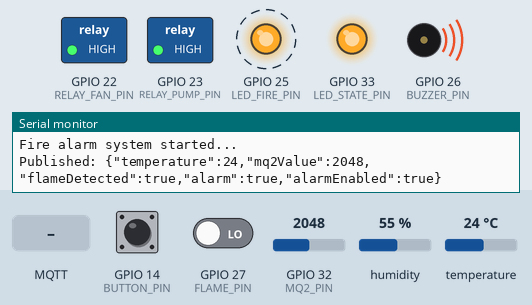
The sketch below on a simulated ESP32. Parts: switched loads named in the sketch (green lamp = pin HIGH), output pins drawn as LEDs (lit = HIGH), buzzer (waves = sounding), the last lines printed to the serial monitor. Dashed ring = blinking. The test bench sets the inputs (shaded band); at power-on: GPIO 14 (BUTTON_PIN) HIGH, GPIO 27 (FLAME_PIN) LOW, GPIO 32 (MQ2_PIN) = 2048, humidity 55 %, temperature 24 °C. WiFi joins after 1.5 s; servers stay silent unless stated; no MQTT or app messages arrive unless stated.

Above: at 2.42 s.
2.8 s: GPIO 14 (BUTTON_PIN) pulled LOW for 1 s
At 3.0 s:
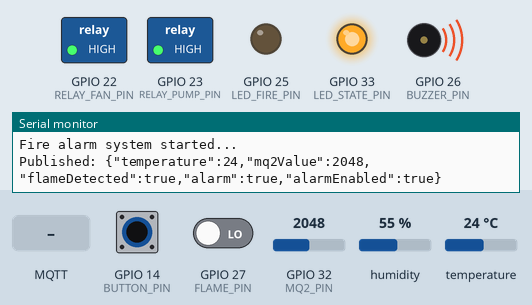
At 4.9 s:
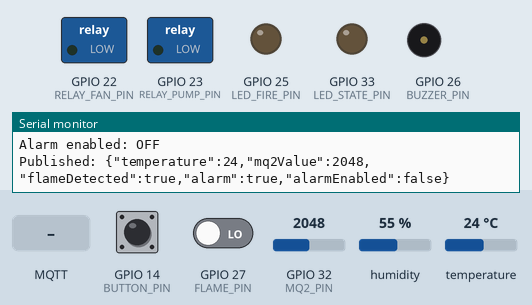
5.3 s: GPIO 27 (FLAME_PIN) driven HIGH
8.6 s: GPIO 32 (MQ2_PIN) set to 1043
10.1 s: GPIO 32 (MQ2_PIN) set to 955
12.6 s: GPIO 14 (BUTTON_PIN) pulled LOW for 0.2 s
At 14.1 s:
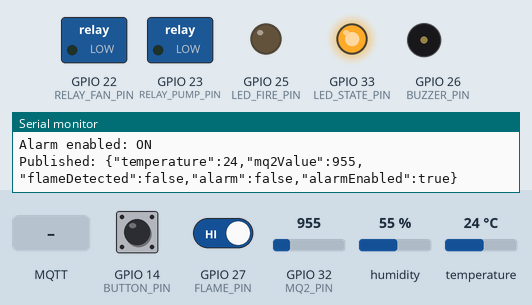
14.7 s: MQTT message "setAlarmEnabled" arrives on the first subscribed topic
Timing chart, 0 to 17.2 s (numbered marks = the images above; inputs shaded):
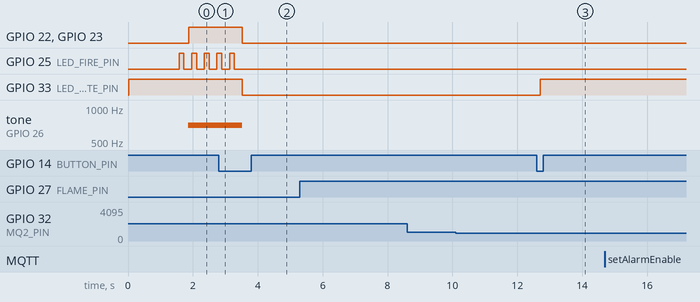

The sketch:

bao_chay.ino
```cpp
#include <WiFi.h>
#include <PubSubClient.h>
#include "DHT.h"
#include <ArduinoJson.h> // Thư viện xử lý JSON

// --- Cấu hình Mạng & MQTT ---
const char* ssid = "TP-Link_FB50";
const char* password = "88157214";
const char* mqttServer = "broker.hivemq.com";
const int mqttPort = 1883;

const char* clientID = "ESP32FireAlarmClient_123";
const char* dataTopic = "fire-alarm/data";
const char* controlTopic = "fire-alarm/control";

WiFiClient espClient;
PubSubClient client(espClient);

// --- Cảm biến và thiết bị ---
#define DHT_PIN 4
#define MQ2_PIN 32
#define FLAME_PIN 27
#define BUZZER_PIN 26
#define LED_FIRE_PIN 25
#define BUTTON_PIN 14
#define LED_STATE_PIN 33
#define RELAY_FAN_PIN 22
#define RELAY_PUMP_PIN 23

#define FLAME_ACTIVE_LOW true
#define DHT_TYPE DHT22


#define PUBLISH_INTERVAL 1000

DHT dht(DHT_PIN, DHT_TYPE);

// --- Biến hệ thống ---
bool alarmEnabled = true;   // Bật/tắt cảnh báo vật lý
int lastReading = HIGH;
int stableState = HIGH;
unsigned long lastDebounceTime = 0;
const unsigned long debounceDelay = 50;
unsigned long lastPublishTime = 0;
float tempThreshold = 45.0; // Nhiệt độ (mặc định)
int mq2Threshold = 1000;    // MQ2 (mặc định)
// --- Khai báo hàm ---
void reconnect();
void callback(char* topic, byte* payload, unsigned int length);
void ambulanceSiren();
void handleButton();
void publishSensorData(float temp, int mq2, bool flame, bool alarm);

// ================= SETUP ===================
void setup() {
  Serial.begin(115200);
  delay(20);

  // --- PinMode ---
  pinMode(FLAME_PIN, INPUT);
  pinMode(LED_FIRE_PIN, OUTPUT);
  pinMode(LED_STATE_PIN, OUTPUT);
  pinMode(BUZZER_PIN, OUTPUT);
  pinMode(RELAY_FAN_PIN, OUTPUT);
  pinMode(RELAY_PUMP_PIN, OUTPUT);
  pinMode(BUTTON_PIN, INPUT_PULLUP);

  // --- Trạng thái mặc định ---
  digitalWrite(RELAY_FAN_PIN, LOW);   // Tắt quạt lúc khởi động
  digitalWrite(RELAY_PUMP_PIN, LOW);  // Tắt bơm lúc khởi động
  digitalWrite(LED_FIRE_PIN, LOW);
  digitalWrite(BUZZER_PIN, LOW);
  digitalWrite(LED_STATE_PIN, HIGH);

  dht.begin();

  // --- Kết nối WiFi & MQTT ---
  Serial.print("Connecting to WiFi...");
  WiFi.begin(ssid, password);
  while (WiFi.status() != WL_CONNECTED) {
    delay(500);
    Serial.print(".");
  }
  Serial.println("\nWiFi Connected.");

  client.setServer(mqttServer, mqttPort);
  client.setCallback(callback);
  reconnect();

  Serial.println("Fire alarm system started...");
}

// ================= LOOP ===================
void loop() {
  if (!client.connected()) reconnect();
  client.loop();

  handleButton(); // xử lý nút bấm vật lý

  // LED trạng thái phản ánh cảnh báo vật lý
  digitalWrite(LED_STATE_PIN, alarmEnabled ? HIGH : LOW);

  // --- Đọc cảm biến ---
  int flameValue = digitalRead(FLAME_PIN);
  bool flameDetected = (FLAME_ACTIVE_LOW ? (flameValue == LOW) : (flameValue == HIGH));

  float temperature = dht.readTemperature();
  float humidity = dht.readHumidity();
  int mq2Value = analogRead(MQ2_PIN);

  if (isnan(temperature) || isnan(humidity)) {
    Serial.println("Error reading DHT11!");
    delay(1000);
    return;
  }

  // --- Kiểm tra báo cháy ---
  bool alarm = flameDetected || (temperature >= tempThreshold) || (mq2Value >= mq2Threshold);

  if (alarm && alarmEnabled) {
    ambulanceSiren();
    digitalWrite(RELAY_FAN_PIN, HIGH);   // Bật quạt
    digitalWrite(RELAY_PUMP_PIN, HIGH);  // Bật bơm
  } else {
    noTone(BUZZER_PIN);
    digitalWrite(LED_FIRE_PIN, LOW);
    digitalWrite(RELAY_FAN_PIN, LOW);    // Tắt quạt
    digitalWrite(RELAY_PUMP_PIN, LOW);   // Tắt bơm
  }

  // --- Gửi dữ liệu MQTT ---
  if (millis() - lastPublishTime > PUBLISH_INTERVAL) {
    publishSensorData(temperature, mq2Value, flameDetected, alarm);
    lastPublishTime = millis();
  }

  delay(100);
}

// ================= HÀM HỖ TRỢ ===================
void ambulanceSiren() {
  for (int freq = 700; freq <= 1400; freq += 10) {
    tone(BUZZER_PIN, freq);
    digitalWrite(LED_FIRE_PIN, HIGH);
    delay(2);
  }
  for (int freq = 1400; freq >= 700; freq -= 10) {
    tone(BUZZER_PIN, freq);
    digitalWrite(LED_FIRE_PIN, LOW);
    delay(2);
  }
}

// --- Xử lý nút bấm vật lý (chỉ bật/tắt cảnh báo) ---
void handleButton() {
  int reading = digitalRead(BUTTON_PIN);
  if (reading != lastReading) lastDebounceTime = millis();

  if ((millis() - lastDebounceTime) > debounceDelay) {
    if (reading != stableState) {
      stableState = reading;
      if (stableState == LOW) {
        alarmEnabled = !alarmEnabled; // Toggle cảnh báo
        Serial.print("Alarm enabled: ");
        Serial.println(alarmEnabled ? "ON" : "OFF");
      }
    }
  }
  lastReading = reading;
}

// --- Kết nối lại MQTT ---
void reconnect() {
  while (!client.connected()) {
    Serial.print("Attempting MQTT connection...");
    if (client.connect(clientID)) {
      Serial.println("Connected!");
      client.subscribe(controlTopic);
      Serial.print("Subscribed to: ");
      Serial.println(controlTopic);
    } else {
      Serial.print("Failed, rc=");
      Serial.print(client.state());
      Serial.println(" Retrying in 5 seconds...");
      delay(5000);
    }
  }
}

// --- Gửi dữ liệu MQTT ---
void publishSensorData(float temp, int mq2, bool flame, bool alarm) {
  if (!client.connected()) return;

  StaticJsonDocument<256> doc;
  doc["temperature"] = temp;
  doc["mq2Value"] = mq2;
  doc["flameDetected"] = flame;
  doc["alarm"]=alarm;
  doc["alarmEnabled"] = alarmEnabled;
  char jsonBuffer[256];
  serializeJson(doc, jsonBuffer);

  client.publish(dataTopic, jsonBuffer);
  Serial.print("Published: ");
  Serial.println(jsonBuffer);
}

// --- Xử lý lệnh MQTT từ server ---
void callback(char* topic, byte* payload, unsigned int length) {
  Serial.print("Received control message on [");
  Serial.print(topic);
  Serial.print("]: ");

  String message = "";
  for (int i = 0; i < length; i++) message += (char)payload[i];
  Serial.println(message);

  StaticJsonDocument<64> doc;
  DeserializationError error = deserializeJson(doc, message);

  if (error) {
    Serial.print("JSON parse failed: ");
    Serial.println(error.c_str());
    return;
  }

  const char* command = doc["command"];
  bool value = doc["value"];

  // --- Lệnh DUY NHẤT: Điều khiển bật/tắt cảnh báo vật lý ---
  if (strcmp(command, "setAlarmEnabled") == 0) {
    alarmEnabled = value; // Gán giá trị true/false từ payload cho biến hệ thống

    Serial.print("Command: SET ALARM ENABLED to ");
    Serial.println(alarmEnabled ? "TRUE" : "FALSE");
  }
  else if (strcmp(command, "setTemperatureThreshold") == 0) {
    float value = doc["value"];
    tempThreshold = value;
    Serial.print("Command: SET TEMPERATURE THRESHOLD to ");
    Serial.println(tempThreshold);
  }
  else if (strcmp(command, "setMq2Threshold") == 0) {
    int value = doc["value"];
    mq2Threshold = value;
    Serial.print("Command: SET MQ2 THRESHOLD to ");
    Serial.println(mq2Threshold);
  }
}
```

Measured:
- after the input at 2.8 s, GPIO 22 (RELAY_FAN_PIN), GPIO 23 (RELAY_PUMP_PIN), GPIO 33 (LED_STATE_PIN): HIGH → LOW after 0.72 s; GPIO 25 (LED_FIRE_PIN): goes on until 3.3 s, then stays LOW; tone on GPIO 26 (BUZZER_PIN): 700 Hz → silent after 0.72 s
- after the input at 12.6 s, GPIO 33 (LED_STATE_PIN): LOW → HIGH after 0.11 s
- by itself, GPIO 25 (LED_FIRE_PIN): alternates HIGH for 0.14 s and LOW for 0.24 s
